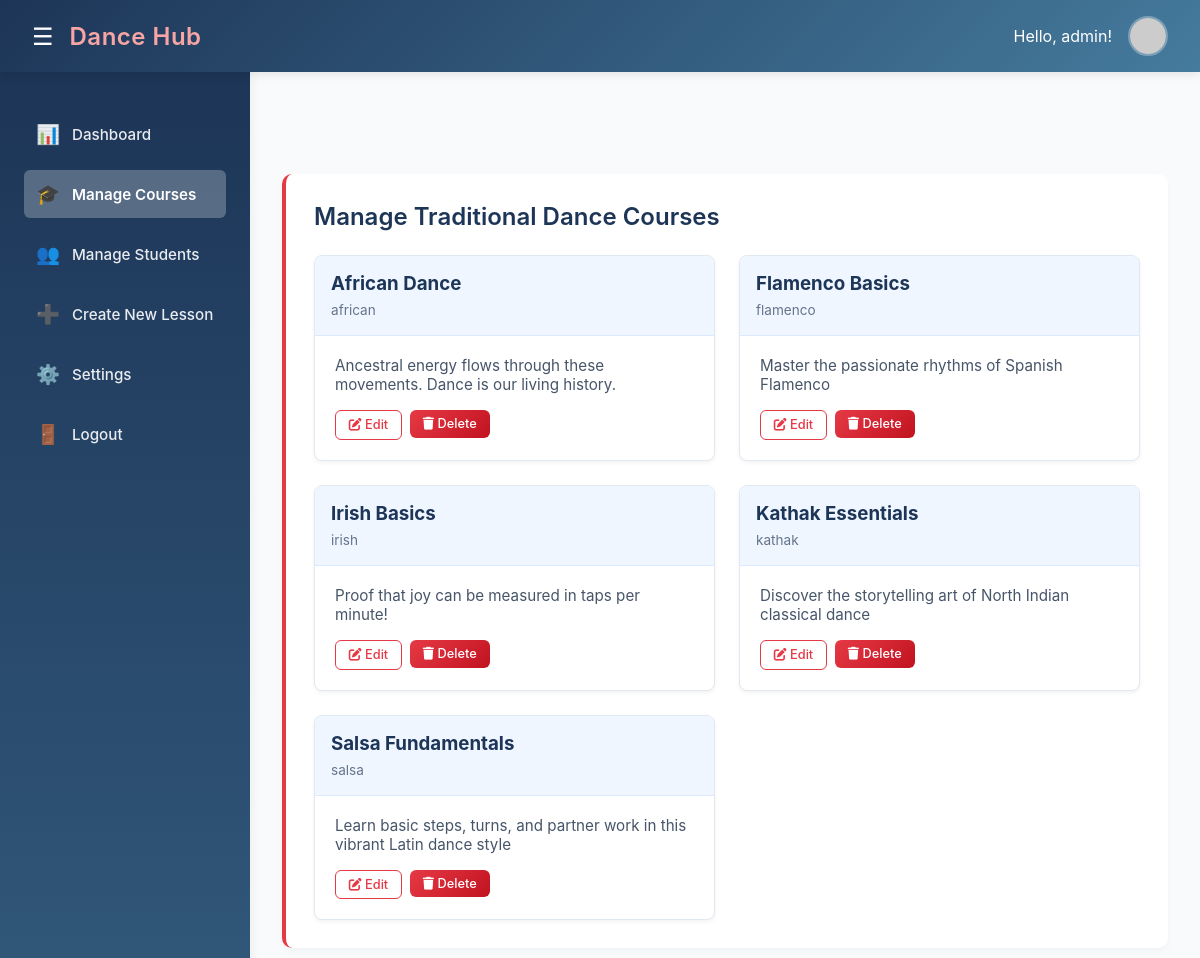
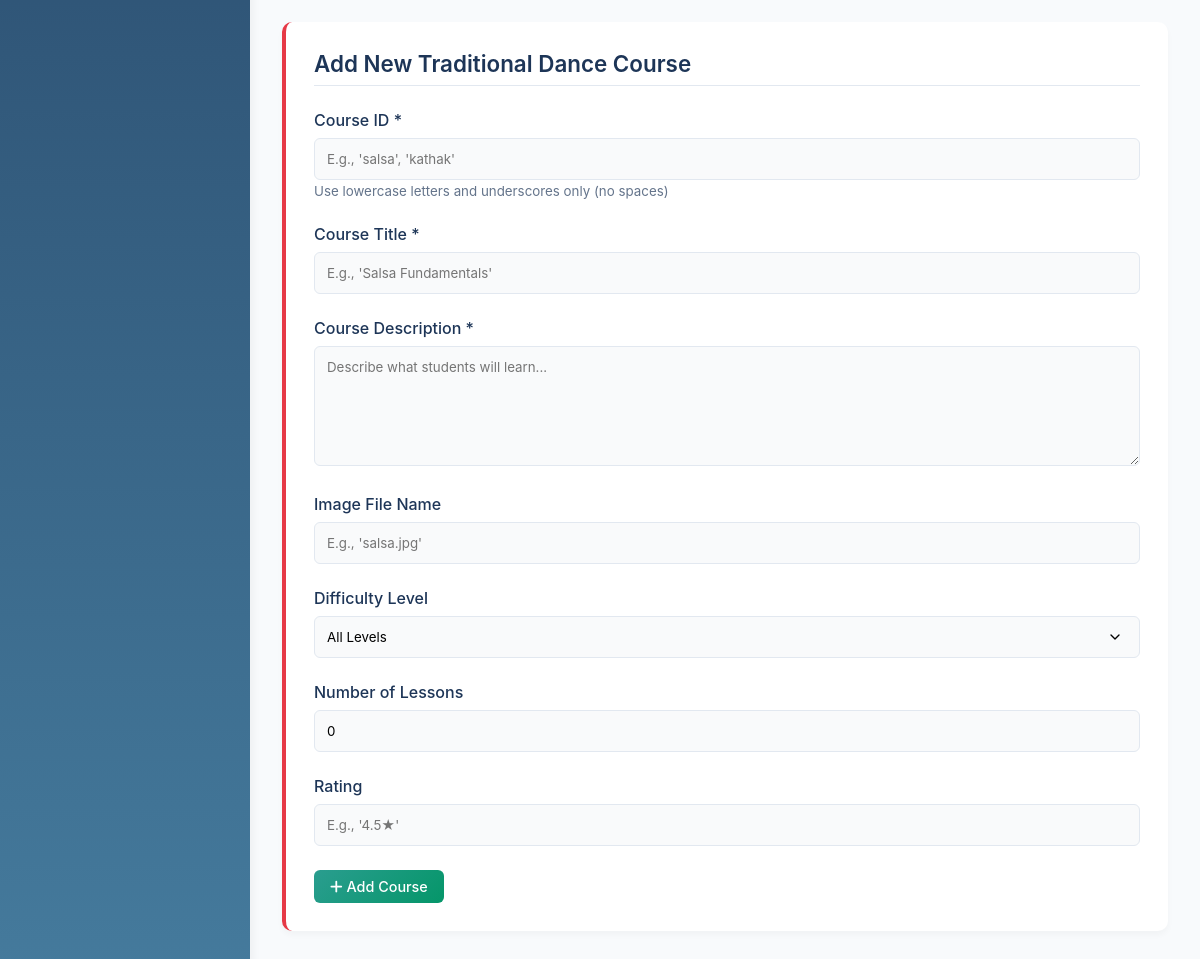
/manage_courses.php (signed in), run on the app's committed database (2 pictures, top to bottom).
### tables this page shows
CREATE TABLE `users` (
  `id` int(10) UNSIGNED NOT NULL,
  `name` varchar(255) NOT NULL,
  `email` varchar(255) NOT NULL,
  `password` varchar(255) NOT NULL,
  `role` enum('user','admin') NOT NULL,
  `is_admin` tinyint(1) NOT NULL DEFAULT 0,
  `created_at` timestamp NOT NULL DEFAULT current_timestamp(),
  `last_login` timestamp NULL DEFAULT NULL,
  `avatar_id` int(11) DEFAULT 1
);

CREATE TABLE `courses` (
  `id` varchar(50) NOT NULL,
  `title` varchar(100) NOT NULL,
  `description` text NOT NULL,
  `image` varchar(100) NOT NULL,
  `difficulty` varchar(50) NOT NULL,
  `lessons` int(11) NOT NULL,
  `rating` varchar(50) NOT NULL
);

### manage_courses.php (the view, shortened to what this page needs)
<?php
$host = 'localhost';
$dbname = 'dance_hub';
$username = 'root';
$password = '';
try {
    $pdo = new PDO("mysql:host=$host;dbname=$dbname;charset=utf8", $username, $password);
    $pdo->setAttribute(PDO::ATTR_ERRMODE, PDO::ERRMODE_EXCEPTION);
} catch(PDOException $e) {
    die("Connection failed: " . $e->getMessage());
}
$stmt = $pdo->prepare("SELECT * FROM users WHERE email = ?");
$stmt->execute([$_SESSION['email']]);
$user = $stmt->fetch();
$courses = $pdo->query("SELECT * FROM courses ORDER BY title")->fetchAll(PDO::FETCH_ASSOC);
?>
<!DOCTYPE html>
<html lang="en">
<head>
    <link rel="stylesheet" href="https://cdnjs.cloudflare.com/ajax/libs/font-awesome/6.4.0/css/all.min.css">
</head>
<body>
    <header>
        <div class="logo">
            <button class="menu-toggle" id="menuToggle">☰</button>
            <span>Dance <span>Hub</span></span>
        </div>
        <div class="user-menu">
            <span>Hello, <?= htmlspecialchars($user['name'] ?? 'Admin'); ?>!</span>
            <img src="https://via.placeholder.com/40/1e40af/ffffff?text=<?= strtoupper(substr($user['name'] ?? 'A', 0, 1)); ?>" alt="Admin profile">
        </div>
    </header>
    <div class="container">
        <aside class="sidebar" id="sidebar">
            <nav class="sidebar-nav">
                <ul>
                    <li><a href="admin_page.php" data-icon="📊">Dashboard</a></li>
                    <li><a href="manage_courses.php" class="active" data-icon="🎓">Manage Courses</a></li>
                    <li><a href="manage_students.php" data-icon="👥">Manage Students</a></li>
                    <li><a href="#" data-icon="➕">Create New Lesson</a></li>
                    <li><a href="admin_settings.php" data-icon="⚙️">Settings</a></li>
                    <li><a href="logout.php" data-icon="🚪">Logout</a></li>
                </ul>
            </nav>
        </aside>
        <main class="main-content" id="mainContent">
            <section class="dashboard-section">
                <h1>Manage Traditional Dance Courses</h1>
                <div class="course-grid">
                    <?php foreach ($courses as $course): ?>
                    <div class="course-card">
                        <div class="course-header">
                            <h3><?= htmlspecialchars($course['title']); ?></h3>
                            <span class="category"><?= htmlspecialchars($course['id']); ?></span>
                        </div>
                        <div class="course-body">
                            <p><?= htmlspecialchars($course['description']); ?></p>
                            <div class="course-actions">
                                <a href="edit_course.php?id=<?= $course['id']; ?>" class="btn btn-outline btn-sm">
                                    <i class="fas fa-edit"></i> Edit
                                </a>
                                <form method="POST" style="display:inline;">
                                    <button type="submit" name="delete_course" class="btn btn-danger btn-sm"
                                            onclick="return confirm('Are you sure you want to delete this course? All related lessons will also be deleted.');">
                                        <i class="fas fa-trash"></i> Delete
                                    </button>
                                </form>
                            </div>
                        </div>
                    </div>
                    <?php endforeach; ?>
                </div>
            </section>
            <section class="dashboard-section">
                <h2>Add New Traditional Dance Course</h2>
                <form method="POST">
                    <div class="form-group">
                        <label for="id">Course ID *</label>
                        <input type="text" id="id" name="id" class="form-control" placeholder="E.g., 'salsa', 'kathak'" required>
                        <small style="color: #64748b;">Use lowercase letters and underscores only (no spaces)</small>
                    </div>
                    <div class="form-group">
                        <label for="title">Course Title *</label>
                        <input type="text" id="title" name="title" class="form-control" placeholder="E.g., 'Salsa Fundamentals'" required>
                    </div>
                    <div class="form-group">
                        <label for="description">Course Description *</label>
                        <textarea id="description" name="description" class="form-control" placeholder="Describe what students will learn..." required></textarea>
                    </div>
                    <div class="form-group">
                        <label for="image">Image File Name</label>
                        <input type="text" id="image" name="image" class="form-control" placeholder="E.g., 'salsa.jpg'">
                    </div>
                    <div class="form-group">
                        <label for="difficulty">Difficulty Level</label>
                        <select id="difficulty" name="difficulty" class="form-control">
                            <option value="All Levels" selected>All Levels</option>
                        </select>
                    </div>
                    <div class="form-group">
                        <label for="lessons">Number of Lessons</label>
                        <input type="number" id="lessons" name="lessons" class="form-control" value="0" min="0">
                    </div>
                    <div class="form-group">
                        <label for="rating">Rating</label>
                        <input type="text" id="rating" name="rating" class="form-control" placeholder="E.g., '4.5★'">
                    </div>
                    <button type="submit" name="add_course" class="btn btn-success">
                        <i class="fas fa-plus"></i> Add Course
                    </button>
                </form>
            </section>
        </main>
    </div>
</body>
</html>

### manage_courses.php (style rules this page uses)
:root { --primary: #e63946; --primary-light: #f8a5a5; --secondary: #457b9d; --dark: #1d3557; --light: #f1faee; --success: #2a9d8f; --error: #e63946; --warning: #f4a261; }
* { margin: 0; padding: 0; box-sizing: border-box; font-family: 'Poppins', -apple-system, BlinkMacSystemFont, sans-serif; }
body { background: #f8fafc; color: #334155; }
header { background: linear-gradient(135deg, var(--dark), var(--secondary)); color: white; padding: 1rem 2rem; display: flex; justify-content: space-between; align-items: center; box-shadow: 0 2px 10px rgba(0,0,0,0.1); position: sticky; top: 0; z-index: 100; }
.logo { font-size: 1.5rem; font-weight: 600; color: #fff; letter-spacing: 0.5px; display: flex; align-items: center; }
.logo span { color: var(--primary-light); }
.menu-toggle { background: none; border: none; color: white; font-size: 1.5rem; cursor: pointer; margin-right: 1rem; display: flex; align-items: center; justify-content: center; }
.user-menu { display: flex; align-items: center; gap: 1rem; }
.user-menu img { width: 40px; height: 40px; border-radius: 50%; object-fit: cover; border: 2px solid rgba(255,255,255,0.3); }
.container { display: flex; min-height: 100vh; }
.sidebar { width: 250px; background: linear-gradient(180deg, var(--dark), var(--secondary)); padding: 1.5rem; box-shadow: 2px 0 10px rgba(0,0,0,0.05); transition: all 0.3s ease; overflow-y: auto; flex-shrink: 0; position: fixed; top: 70px; bottom: 0; left: 0; z-index: 90; }
.sidebar-nav ul { list-style: none; margin-top: 1rem; }
.sidebar-nav li { margin-bottom: 0.75rem; }
.sidebar-nav a { text-decoration: none; color: rgba(255,255,255,0.9); font-weight: 500; display: flex; align-items: center; padding: 0.75rem; border-radius: 6px; transition: all 0.3s ease; font-size: 0.95rem; white-space: nowrap; }
.sidebar-nav a::before { content: attr(data-icon); font-size: 1.2rem; margin-right: 0.75rem; transition: all 0.3s ease; }
.sidebar-nav a:hover, .sidebar-nav a.active { background-color: rgba(255,255,255,0.15); color: white; }
.sidebar-nav a.active { background-color: rgba(255,255,255,0.25); font-weight: 600; }
.main-content { flex: 1; padding: 2rem; background-color: #f8fafc; transition: all 0.3s ease; margin-left: 250px; width: calc(100% - 250px); margin-top: 70px; }
.dashboard-section { background: white; padding: 1.75rem; border-radius: 10px; margin-bottom: 2rem; box-shadow: 0 4px 6px rgba(0,0,0,0.03); border-left: 4px solid var(--primary); }
h1 { color: var(--dark); margin-bottom: 1.5rem; font-weight: 600; }
h2 { color: var(--dark); padding-bottom: 0.5rem; border-bottom: 1px solid #e2e8f0; margin-bottom: 1.5rem; font-weight: 600; font-size: 1.4rem; }
.course-grid { display: grid; grid-template-columns: repeat(auto-fill, minmax(300px, 1fr)); gap: 1.5rem; margin-top: 1.5rem; }
.course-card { background: white; border-radius: 8px; overflow: hidden; box-shadow: 0 2px 4px rgba(0,0,0,0.05); border: 1px solid #e2e8f0; transition: all 0.3s; }
.course-header { background: #eff6ff; padding: 1rem; border-bottom: 1px solid #dbeafe; }
.course-header h3 { color: var(--dark); margin-bottom: 0.25rem; }
.course-header .category { font-size: 0.85rem; color: #64748b; }
.course-body { padding: 1.25rem; }
.course-body p { color: #475569; margin-bottom: 1rem; font-size: 0.95rem; }
.course-actions { display: flex; gap: 0.5rem; margin-top: 1rem; }
.btn { display: inline-block; background: linear-gradient(135deg, var(--primary), #d62839); color: white; padding: 0.5rem 1rem; border-radius: 6px; text-decoration: none; border: none; cursor: pointer; font-weight: 500; transition: all 0.3s; font-size: 0.9rem; }
.btn-sm { padding: 0.4rem 0.8rem; font-size: 0.8rem; }
.btn-outline { background: transparent; border: 1px solid var(--primary); color: var(--primary); }
.btn-danger { background: linear-gradient(135deg, var(--error), #c1121f); }
.btn-success { background: linear-gradient(135deg, var(--success), #059669); }
.form-group { margin-bottom: 1.5rem; }
.form-group label { display: block; margin-bottom: 0.5rem; font-weight: 500; color: var(--dark); }
.form-control { width: 100%; padding: 0.75rem; border: 1px solid #e2e8f0; border-radius: 6px; transition: all 0.3s; background-color: #f9fafb; }
textarea.form-control { min-height: 120px; }
select.form-control { appearance: none; background-repeat: no-repeat; background-position: right 16px center; background-size: 16px; padding-right: 40px; }

### data on the page
users: name "admin"
courses: title "African Dance", id "african", description "Ancestral energy flows through these movements. Dance is our living history."
courses: title "Flamenco Basics", id "flamenco", description "Master the passionate rhythms of Spanish Flamenco"
courses: title "Irish Basics", id "irish", description "Proof that joy can be measured in taps per minute!"
courses: title "Kathak Essentials", id "kathak", description "Discover the storytelling art of North Indian classical dance"
courses: title "Salsa Fundamentals", id "salsa", description "Learn basic steps, turns, and partner work in this vibrant Latin dance style"
